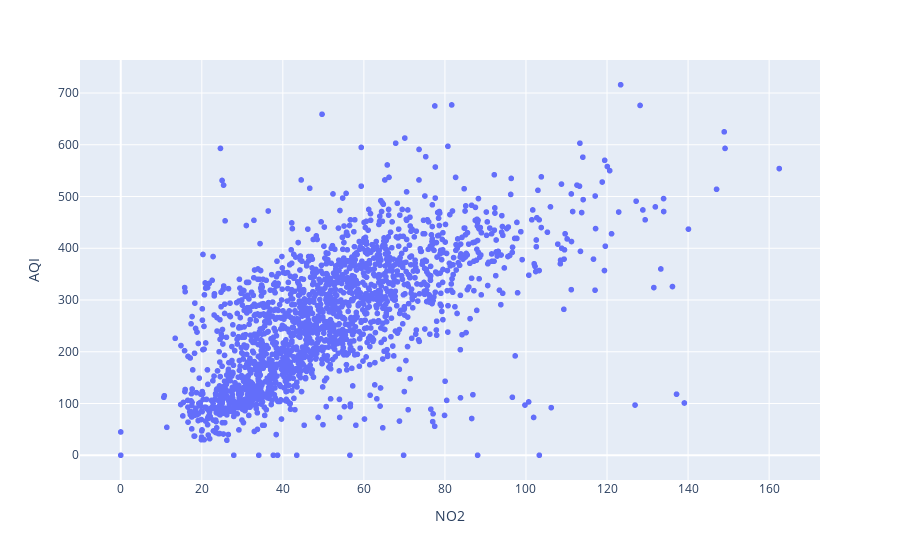

The code cell stored with this chart in its notebook:
### Code cell
fig=px.scatter(second,x='NO2',y='AQI')
fig.show()

### Figure 1 — Plotly figure (JSON) as saved in the notebook; plotly's stock layout.template omitted (floating-point values rounded to 4 significant figures; data arrays with more than 128 entries replaced by an {"elided": "..."} marker saying what was removed)
{"data": [{"hovertemplate": "NO2=%{x}<br>AQI=%{y}<extra></extra>", "legendgroup": "", "marker": {"color": "#636efa", "symbol": "circle"}, "mode": "markers", "name": "", "showlegend": false, "type": "scattergl", "x": {"elided": "1948 float values"}, "xaxis": "x", "y": {"elided": "1948 int values"}, "yaxis": "y"}], "layout": {"legend": {"tracegroupgap": 0}, "margin": {"t": 60}, "xaxis": {"anchor": "y", "domain": [0, 1], "title": {"text": "NO2"}}, "yaxis": {"anchor": "x", "domain": [0, 1], "title": {"text": "AQI"}}}}
